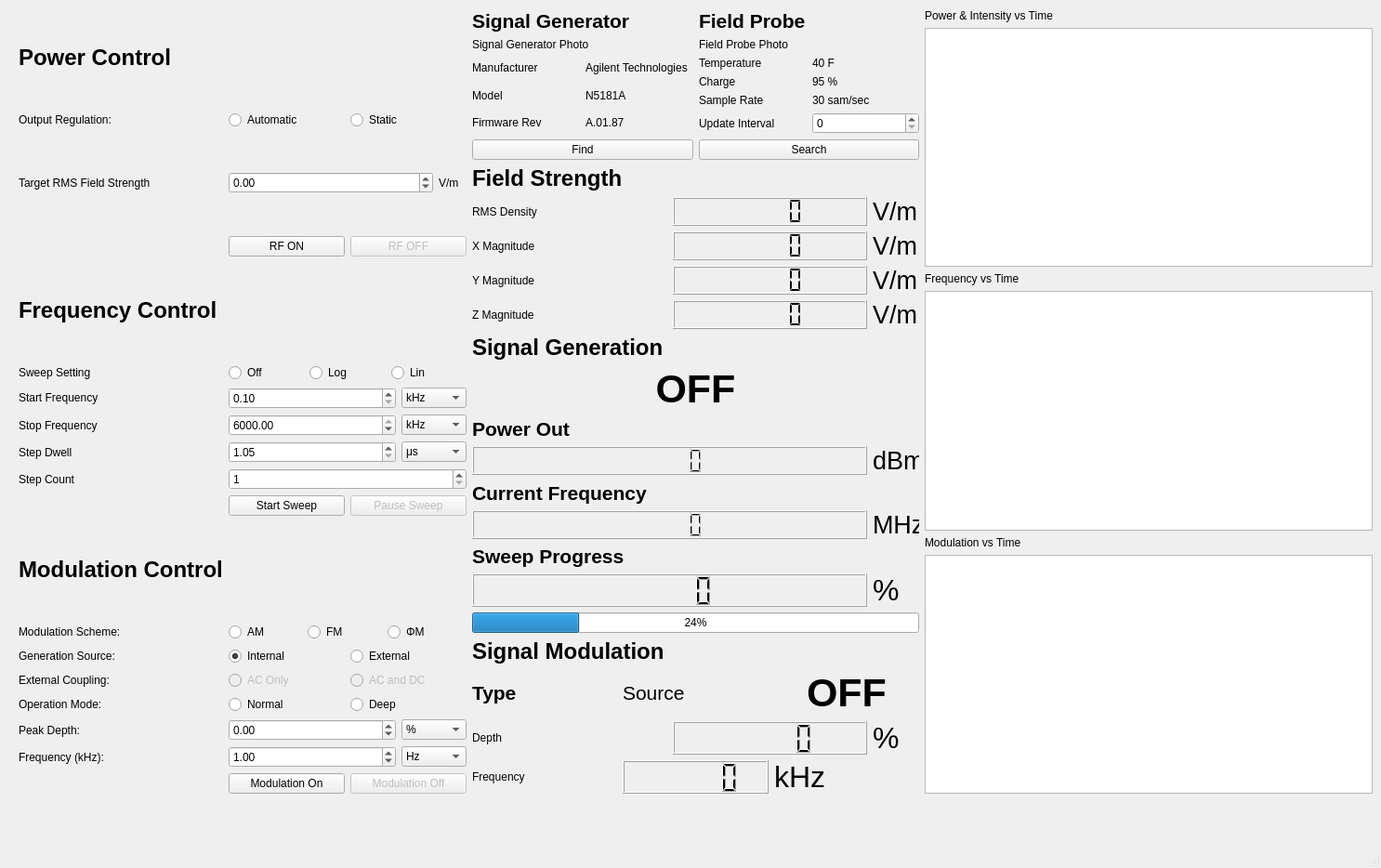
<?xml version="1.0" encoding="UTF-8"?>
<ui version="4.0">
 <class>MainWindow</class>
 <widget class="QMainWindow" name="MainWindow">
  <property name="geometry">
   <rect>
    <x>0</x>
    <y>0</y>
    <width>1486</width>
    <height>934</height>
   </rect>
  </property>
  <property name="windowTitle">
   <string>MainWindow</string>
  </property>
  <widget class="QWidget" name="centralwidget">
   <widget class="QWidget" name="gridLayoutWidget">
    <property name="geometry">
     <rect>
      <x>20</x>
      <y>10</y>
      <width>1457</width>
      <height>844</height>
     </rect>
    </property>
    <layout class="QHBoxLayout" name="horizontalLayout_main">
     <property name="leftMargin">
      <number>0</number>
     </property>
     <item>
      <layout class="QGridLayout" name="gridLayout_settings">
       <item row="18" column="0">
        <widget class="QLabel" name="label_modulationSettings">
         <property name="font">
          <font>
           <pointsize>18</pointsize>
           <weight>75</weight>
           <bold>true</bold>
          </font>
         </property>
         <property name="text">
          <string>Modulation Control</string>
         </property>
        </widget>
       </item>
       <item row="14" column="0">
        <widget class="QLabel" name="label_stepDwell">
         <property name="text">
          <string>Step Dwell</string>
         </property>
        </widget>
       </item>
       <item row="23" column="1">
        <layout class="QHBoxLayout" name="horizontalLayout_modulationModes">
         <item>
          <widget class="QRadioButton" name="radioButton_basicMode">
           <property name="text">
            <string>Normal</string>
           </property>
           <property name="checked">
            <bool>true</bool>
           </property>
          </widget>
         </item>
         <item>
          <widget class="QRadioButton" name="radioButton_deepHighMode">
           <property name="text">
            <string>Deep</string>
           </property>
          </widget>
         </item>
        </layout>
       </item>
       <item row="25" column="0">
        <widget class="QLabel" name="label_modFreq">
         <property name="text">
          <string>Frequency (kHz):</string>
         </property>
        </widget>
       </item>
       <item row="20" column="0">
        <widget class="QLabel" name="label_modulationScheme">
         <property name="text">
          <string>Modulation Scheme:</string>
         </property>
        </widget>
       </item>
       <item row="22" column="0">
        <widget class="QLabel" name="label_couplingTypeTitle">
         <property name="text">
          <string>External Coupling:</string>
         </property>
        </widget>
       </item>
       <item row="7" column="1">
        <layout class="QHBoxLayout" name="horizontalLayout">
         <item>
          <widget class="QPushButton" name="pushButton_rfOn">
           <property name="text">
            <string>RF ON</string>
           </property>
          </widget>
         </item>
         <item>
          <widget class="QPushButton" name="pushButton_rfOff">
           <property name="enabled">
            <bool>false</bool>
           </property>
           <property name="sizePolicy">
            <sizepolicy hsizetype="Preferred" vsizetype="Fixed">
             <horstretch>0</horstretch>
             <verstretch>0</verstretch>
            </sizepolicy>
           </property>
           <property name="minimumSize">
            <size>
             <width>0</width>
             <height>0</height>
            </size>
           </property>
           <property name="maximumSize">
            <size>
             <width>231</width>
             <height>16777215</height>
            </size>
           </property>
           <property name="text">
            <string>RF OFF</string>
           </property>
           <property name="checkable">
            <bool>false</bool>
           </property>
           <property name="checked">
            <bool>false</bool>
           </property>
           <property name="default">
            <bool>false</bool>
           </property>
           <property name="flat">
            <bool>false</bool>
           </property>
          </widget>
         </item>
        </layout>
       </item>
       <item row="15" column="0">
        <widget class="QLabel" name="label_stepCount">
         <property name="text">
          <string>Step Count</string>
         </property>
        </widget>
       </item>
       <item row="25" column="1">
        <layout class="QHBoxLayout" name="horizontalLayout_modFreq">
         <item>
          <widget class="QDoubleSpinBox" name="spinBox_modFreq">
           <property name="minimum">
            <double>0.100000000000000</double>
           </property>
           <property name="maximum">
            <double>5.000000000000000</double>
           </property>
           <property name="stepType">
            <enum>QAbstractSpinBox::AdaptiveDecimalStepType</enum>
           </property>
           <property name="value">
            <double>1.000000000000000</double>
           </property>
          </widget>
         </item>
         <item>
          <widget class="QComboBox" name="comboBox_modFreqUnit">
           <property name="maximumSize">
            <size>
             <width>70</width>
             <height>16777215</height>
            </size>
           </property>
           <item>
            <property name="text">
             <string>Hz</string>
            </property>
           </item>
           <item>
            <property name="text">
             <string>kHz</string>
            </property>
           </item>
           <item>
            <property name="text">
             <string>MHz</string>
            </property>
           </item>
          </widget>
         </item>
        </layout>
       </item>
       <item row="13" column="0">
        <widget class="QLabel" name="label_stopFreq">
         <property name="text">
          <string>Stop Frequency</string>
         </property>
        </widget>
       </item>
       <item row="20" column="1">
        <layout class="QHBoxLayout" name="horizontalLayout_modScheme">
         <property name="spacing">
          <number>0</number>
         </property>
         <item>
          <widget class="QRadioButton" name="radioButton_amState">
           <property name="text">
            <string>AM</string>
           </property>
           <property name="checked">
            <bool>true</bool>
           </property>
          </widget>
         </item>
         <item>
          <widget class="QRadioButton" name="radioButton_fmState">
           <property name="text">
            <string>FM</string>
           </property>
           <property name="checked">
            <bool>false</bool>
           </property>
          </widget>
         </item>
         <item>
          <widget class="QRadioButton" name="radioButton_pmState">
           <property name="text">
            <string>ΦM</string>
           </property>
           <property name="checkable">
            <bool>true</bool>
           </property>
           <property name="autoExclusive">
            <bool>false</bool>
           </property>
          </widget>
         </item>
        </layout>
       </item>
       <item row="21" column="0">
        <widget class="QLabel" name="label_modulationSource">
         <property name="text">
          <string>Generation Source:</string>
         </property>
        </widget>
       </item>
       <item row="16" column="1">
        <layout class="QHBoxLayout" name="horizontalLayout_2">
         <item>
          <widget class="QPushButton" name="pushButton_startSweep">
           <property name="text">
            <string>Start Sweep</string>
           </property>
          </widget>
         </item>
         <item>
          <widget class="QPushButton" name="pushButton_pauseSweep">
           <property name="enabled">
            <bool>false</bool>
           </property>
           <property name="text">
            <string>Pause Sweep</string>
           </property>
          </widget>
         </item>
        </layout>
       </item>
       <item row="5" column="1">
        <layout class="QHBoxLayout" name="horizontalLayout_powerOutControl">
         <item>
          <widget class="QRadioButton" name="radioButton_pidControl">
           <property name="text">
            <string>Automatic</string>
           </property>
           <property name="checked">
            <bool>true</bool>
           </property>
          </widget>
         </item>
         <item>
          <widget class="QRadioButton" name="radioButton_staticPower">
           <property name="text">
            <string>Static</string>
           </property>
          </widget>
         </item>
        </layout>
       </item>
       <item row="4" column="0">
        <widget class="QLabel" name="label_powerSettings">
         <property name="font">
          <font>
           <pointsize>18</pointsize>
           <weight>75</weight>
           <bold>true</bold>
          </font>
         </property>
         <property name="text">
          <string>Power Control</string>
         </property>
        </widget>
       </item>
       <item row="5" column="0">
        <widget class="QLabel" name="label_powerOutType">
         <property name="text">
          <string>Output Regulation:</string>
         </property>
        </widget>
       </item>
       <item row="24" column="1">
        <layout class="QHBoxLayout" name="horizontalLayout_depthDev">
         <item>
          <widget class="QDoubleSpinBox" name="spinBox_depthDev">
           <property name="minimum">
            <double>-99.000000000000000</double>
           </property>
           <property name="stepType">
            <enum>QAbstractSpinBox::AdaptiveDecimalStepType</enum>
           </property>
          </widget>
         </item>
         <item>
          <widget class="QComboBox" name="comboBox_depthDevUnit">
           <property name="maximumSize">
            <size>
             <width>70</width>
             <height>16777215</height>
            </size>
           </property>
           <item>
            <property name="text">
             <string>%</string>
            </property>
           </item>
           <item>
            <property name="text">
             <string>PiRad</string>
            </property>
           </item>
           <item>
            <property name="text">
             <string>Deg</string>
            </property>
           </item>
           <item>
            <property name="text">
             <string>dBm</string>
            </property>
           </item>
           <item>
            <property name="text">
             <string>Rad</string>
            </property>
           </item>
          </widget>
         </item>
        </layout>
       </item>
       <item row="11" column="1">
        <layout class="QHBoxLayout" name="horizontalLayout_sweepType">
         <item>
          <widget class="QRadioButton" name="radioButton_sweepOff">
           <property name="text">
            <string>Off</string>
           </property>
           <property name="checkable">
            <bool>true</bool>
           </property>
          </widget>
         </item>
         <item>
          <widget class="QRadioButton" name="radioButton_logSweep">
           <property name="text">
            <string>Log</string>
           </property>
           <property name="checkable">
            <bool>true</bool>
           </property>
           <property name="checked">
            <bool>true</bool>
           </property>
          </widget>
         </item>
         <item>
          <widget class="QRadioButton" name="radioButton_linSweep">
           <property name="text">
            <string>Lin</string>
           </property>
           <property name="checked">
            <bool>false</bool>
           </property>
          </widget>
         </item>
        </layout>
       </item>
       <item row="6" column="0">
        <widget class="QLabel" name="label_desiredFieldTitle">
         <property name="text">
          <string>Target RMS Field Strength</string>
         </property>
        </widget>
       </item>
       <item row="23" column="0">
        <widget class="QLabel" name="label_ampmMode">
         <property name="text">
          <string>Operation Mode:</string>
         </property>
        </widget>
       </item>
       <item row="13" column="1">
        <layout class="QHBoxLayout" name="horizontalLayout_stopFreq">
         <item>
          <widget class="QDoubleSpinBox" name="spinBox_stopFreq">
           <property name="minimum">
            <double>0.250000000000000</double>
           </property>
           <property name="maximum">
            <double>6000.000000000000000</double>
           </property>
           <property name="stepType">
            <enum>QAbstractSpinBox::AdaptiveDecimalStepType</enum>
           </property>
           <property name="value">
            <double>6000.000000000000000</double>
           </property>
          </widget>
         </item>
         <item>
          <widget class="QComboBox" name="comboBox_stopFreqUnit">
           <property name="sizePolicy">
            <sizepolicy hsizetype="MinimumExpanding" vsizetype="Fixed">
             <horstretch>0</horstretch>
             <verstretch>0</verstretch>
            </sizepolicy>
           </property>
           <property name="maximumSize">
            <size>
             <width>70</width>
             <height>16777215</height>
            </size>
           </property>
           <item>
            <property name="text">
             <string>kHz</string>
            </property>
           </item>
           <item>
            <property name="text">
             <string>MHz</string>
            </property>
           </item>
           <item>
            <property name="text">
             <string>GHz</string>
            </property>
           </item>
          </widget>
         </item>
        </layout>
       </item>
       <item row="6" column="1">
        <layout class="QHBoxLayout" name="horizontalLayout_targetField">
         <item>
          <widget class="QDoubleSpinBox" name="spinBox_targetStrength">
           <property name="minimum">
            <double>-110.000000000000000</double>
           </property>
           <property name="maximum">
            <double>20.000000000000000</double>
           </property>
           <property name="singleStep">
            <double>0.100000000000000</double>
           </property>
           <property name="stepType">
            <enum>QAbstractSpinBox::AdaptiveDecimalStepType</enum>
           </property>
          </widget>
         </item>
         <item>
          <widget class="QLabel" name="label_strengthUnit">
           <property name="maximumSize">
            <size>
             <width>30</width>
             <height>16777215</height>
            </size>
           </property>
           <property name="text">
            <string>V/m</string>
           </property>
          </widget>
         </item>
        </layout>
       </item>
       <item row="22" column="1">
        <layout class="QHBoxLayout" name="horizontalLayout_externalCoupling">
         <item>
          <widget class="QRadioButton" name="radioButton_acCoupling">
           <property name="enabled">
            <bool>false</bool>
           </property>
           <property name="text">
            <string>AC Only</string>
           </property>
          </widget>
         </item>
         <item>
          <widget class="QRadioButton" name="radioButton_acdcCoupling">
           <property name="enabled">
            <bool>false</bool>
           </property>
           <property name="text">
            <string>AC and DC</string>
           </property>
          </widget>
         </item>
        </layout>
       </item>
       <item row="10" column="0">
        <widget class="QLabel" name="label_freqSettings">
         <property name="font">
          <font>
           <pointsize>18</pointsize>
           <weight>75</weight>
           <bold>true</bold>
          </font>
         </property>
         <property name="text">
          <string>Frequency Control</string>
         </property>
        </widget>
       </item>
       <item row="11" column="0">
        <widget class="QLabel" name="label_sweepType">
         <property name="text">
          <string>Sweep Setting</string>
         </property>
        </widget>
       </item>
       <item row="21" column="1">
        <layout class="QHBoxLayout" name="horizontalLayout_modSignalSource">
         <item>
          <widget class="QRadioButton" name="radioButton_intSource">
           <property name="text">
            <string>Internal</string>
           </property>
           <property name="checked">
            <bool>true</bool>
           </property>
          </widget>
         </item>
         <item>
          <widget class="QRadioButton" name="radioButton_extSource">
           <property name="text">
            <string>External</string>
           </property>
          </widget>
         </item>
        </layout>
       </item>
       <item row="15" column="1">
        <widget class="QSpinBox" name="spinBox_stepCount">
         <property name="minimum">
          <number>1</number>
         </property>
         <property name="maximum">
          <number>100000</number>
         </property>
         <property name="singleStep">
          <number>10</number>
         </property>
         <property name="stepType">
          <enum>QAbstractSpinBox::AdaptiveDecimalStepType</enum>
         </property>
         <property name="value">
          <number>1</number>
         </property>
         <property name="displayIntegerBase">
          <number>10</number>
         </property>
        </widget>
       </item>
       <item row="12" column="1">
        <layout class="QHBoxLayout" name="horizontalLayout_startFreq">
         <item>
          <widget class="QDoubleSpinBox" name="spinBox_startFreq">
           <property name="minimum">
            <double>0.100000000000000</double>
           </property>
           <property name="maximum">
            <double>6000.000000000000000</double>
           </property>
           <property name="stepType">
            <enum>QAbstractSpinBox::AdaptiveDecimalStepType</enum>
           </property>
           <property name="value">
            <double>0.100000000000000</double>
           </property>
          </widget>
         </item>
         <item>
          <widget class="QComboBox" name="comboBox_startFreqUnit">
           <property name="sizePolicy">
            <sizepolicy hsizetype="MinimumExpanding" vsizetype="Fixed">
             <horstretch>0</horstretch>
             <verstretch>0</verstretch>
            </sizepolicy>
           </property>
           <property name="maximumSize">
            <size>
             <width>70</width>
             <height>16777215</height>
            </size>
           </property>
           <item>
            <property name="text">
             <string>kHz</string>
            </property>
           </item>
           <item>
            <property name="text">
             <string>MHz</string>
            </property>
           </item>
           <item>
            <property name="text">
             <string>GHz</string>
            </property>
           </item>
          </widget>
         </item>
        </layout>
       </item>
       <item row="14" column="1">
        <layout class="QHBoxLayout" name="horizontalLayout_stepDwell">
         <item>
          <widget class="QDoubleSpinBox" name="spinBox_dwell">
           <property name="minimum">
            <double>1.050000000000000</double>
           </property>
           <property name="maximum">
            <double>2000.000000000000000</double>
           </property>
           <property name="stepType">
            <enum>QAbstractSpinBox::AdaptiveDecimalStepType</enum>
           </property>
           <property name="value">
            <double>1.050000000000000</double>
           </property>
          </widget>
         </item>
         <item>
          <widget class="QComboBox" name="comboBox_dwellUnit">
           <property name="maximumSize">
            <size>
             <width>70</width>
             <height>16777215</height>
            </size>
           </property>
           <item>
            <property name="text">
             <string>μs</string>
            </property>
           </item>
           <item>
            <property name="text">
             <string>ms</string>
            </property>
           </item>
           <item>
            <property name="text">
             <string>sec</string>
            </property>
           </item>
          </widget>
         </item>
        </layout>
       </item>
       <item row="12" column="0">
        <widget class="QLabel" name="label_startFreq">
         <property name="maximumSize">
          <size>
           <width>16777215</width>
           <height>20</height>
          </size>
         </property>
         <property name="text">
          <string>Start Frequency</string>
         </property>
        </widget>
       </item>
       <item row="24" column="0">
        <widget class="QLabel" name="label_amDepthFPMDev">
         <property name="text">
          <string>Peak Depth:</string>
         </property>
        </widget>
       </item>
       <item row="26" column="1">
        <layout class="QHBoxLayout" name="horizontalLayout_3">
         <item>
          <widget class="QPushButton" name="pushButton_modulationOn">
           <property name="text">
            <string>Modulation On</string>
           </property>
          </widget>
         </item>
         <item>
          <widget class="QPushButton" name="pushButton_modulationOff">
           <property name="enabled">
            <bool>false</bool>
           </property>
           <property name="text">
            <string>Modulation Off</string>
           </property>
          </widget>
         </item>
        </layout>
       </item>
      </layout>
     </item>
     <item>
      <layout class="QVBoxLayout" name="verticalLayout_realTimeValues">
       <property name="sizeConstraint">
        <enum>QLayout::SetDefaultConstraint</enum>
       </property>
       <item>
        <layout class="QGridLayout" name="gridLayout">
         <item row="4" column="1">
          <layout class="QGridLayout" name="gridLayout_probeStats">
           <item row="1" column="0">
            <widget class="QLabel" name="label_chargeTitle">
             <property name="text">
              <string>Charge</string>
             </property>
            </widget>
           </item>
           <item row="0" column="1">
            <widget class="QLabel" name="label_temperature">
             <property name="text">
              <string>40 F</string>
             </property>
            </widget>
           </item>
           <item row="0" column="0">
            <widget class="QLabel" name="label_temperatureTitle">
             <property name="text">
              <string>Temperature</string>
             </property>
            </widget>
           </item>
           <item row="2" column="1">
            <widget class="QLabel" name="label_chargeLevel">
             <property name="text">
              <string>30 sam/sec</string>
             </property>
            </widget>
           </item>
           <item row="3" column="1">
            <widget class="QSpinBox" name="spinBox_probeUpdate"/>
           </item>
           <item row="2" column="0">
            <widget class="QLabel" name="label_2">
             <property name="text">
              <string>Sample Rate</string>
             </property>
            </widget>
           </item>
           <item row="3" column="0">
            <widget class="QLabel" name="label_probeUpdateInterval">
             <property name="text">
              <string>Update Interval</string>
             </property>
            </widget>
           </item>
           <item row="1" column="1">
            <widget class="QLabel" name="label_3">
             <property name="text">
              <string>95 %</string>
             </property>
            </widget>
           </item>
          </layout>
         </item>
         <item row="4" column="0">
          <layout class="QGridLayout" name="gridLayout_SigGenStats">
           <item row="0" column="1">
            <widget class="QLabel" name="label_sgMake">
             <property name="text">
              <string>Agilent Technologies</string>
             </property>
            </widget>
           </item>
           <item row="0" column="0">
            <widget class="QLabel" name="label_sgMakeTitle">
             <property name="text">
              <string>Manufacturer</string>
             </property>
            </widget>
           </item>
           <item row="1" column="0">
            <widget class="QLabel" name="label_sgModelTitle">
             <property name="text">
              <string>Model</string>
             </property>
            </widget>
           </item>
           <item row="2" column="0">
            <widget class="QLabel" name="label_sgFirmwareTitle">
             <property name="text">
              <string>Firmware Rev</string>
             </property>
            </widget>
           </item>
           <item row="1" column="1">
            <widget class="QLabel" name="label_sgModel">
             <property name="text">
              <string>N5181A</string>
             </property>
            </widget>
           </item>
           <item row="2" column="1">
            <widget class="QLabel" name="label_sgFirmware">
             <property name="text">
              <string>A.01.87</string>
             </property>
            </widget>
           </item>
          </layout>
         </item>
         <item row="5" column="1">
          <widget class="QPushButton" name="pushButton_detectFieldProbe">
           <property name="minimumSize">
            <size>
             <width>175</width>
             <height>0</height>
            </size>
           </property>
           <property name="text">
            <string>Search</string>
           </property>
          </widget>
         </item>
         <item row="0" column="1">
          <widget class="QLabel" name="label">
           <property name="font">
            <font>
             <pointsize>16</pointsize>
             <weight>75</weight>
             <bold>true</bold>
            </font>
           </property>
           <property name="text">
            <string>Field Probe</string>
           </property>
          </widget>
         </item>
         <item row="5" column="0">
          <widget class="QPushButton" name="pushButton_detectSigGen">
           <property name="minimumSize">
            <size>
             <width>175</width>
             <height>0</height>
            </size>
           </property>
           <property name="text">
            <string>Find</string>
           </property>
          </widget>
         </item>
         <item row="0" column="0">
          <widget class="QLabel" name="label_deviceSettings">
           <property name="font">
            <font>
             <pointsize>16</pointsize>
             <weight>75</weight>
             <bold>true</bold>
            </font>
           </property>
           <property name="text">
            <string>Signal Generator</string>
           </property>
          </widget>
         </item>
         <item row="2" column="0">
          <widget class="QLabel" name="label_sigGen">
           <property name="text">
            <string>Signal Generator Photo</string>
           </property>
          </widget>
         </item>
         <item row="2" column="1">
          <widget class="QLabel" name="label_fieldProbe">
           <property name="text">
            <string>Field Probe Photo</string>
           </property>
          </widget>
         </item>
        </layout>
       </item>
       <item>
        <widget class="QLabel" name="label_probeReadingsBlock">
         <property name="font">
          <font>
           <pointsize>18</pointsize>
           <weight>75</weight>
           <bold>true</bold>
          </font>
         </property>
         <property name="text">
          <string>Field Strength</string>
         </property>
        </widget>
       </item>
       <item>
        <layout class="QHBoxLayout" name="horizontalLayout_avgStrength">
         <item>
          <widget class="QLabel" name="label_avgStrength">
           <property name="text">
            <string>RMS Density</string>
           </property>
          </widget>
         </item>
         <item>
          <widget class="QLCDNumber" name="lcdNumber_avgStrength">
           <property name="smallDecimalPoint">
            <bool>false</bool>
           </property>
           <property name="digitCount">
            <number>5</number>
           </property>
           <property name="segmentStyle">
            <enum>QLCDNumber::Flat</enum>
           </property>
           <property name="value" stdset="0">
            <double>0.000000000000000</double>
           </property>
           <property name="intValue" stdset="0">
            <number>0</number>
           </property>
          </widget>
         </item>
         <item>
          <widget class="QLabel" name="label_svgStrengthUnit">
           <property name="maximumSize">
            <size>
             <width>50</width>
             <height>16777215</height>
            </size>
           </property>
           <property name="font">
            <font>
             <pointsize>20</pointsize>
            </font>
           </property>
           <property name="text">
            <string>V/m</string>
           </property>
          </widget>
         </item>
        </layout>
       </item>
       <item>
        <layout class="QHBoxLayout" name="horizontalLayout_xMag">
         <item>
          <widget class="QLabel" name="label_xMag">
           <property name="text">
            <string>X Magnitude</string>
           </property>
          </widget>
         </item>
         <item>
          <widget class="QLCDNumber" name="lcdNumber_xMag">
           <property name="font">
            <font>
             <weight>50</weight>
             <bold>false</bold>
            </font>
           </property>
           <property name="smallDecimalPoint">
            <bool>false</bool>
           </property>
           <property name="digitCount">
            <number>5</number>
           </property>
           <property name="segmentStyle">
            <enum>QLCDNumber::Flat</enum>
           </property>
          </widget>
         </item>
         <item>
          <widget class="QLabel" name="label_xMagUnit">
           <property name="maximumSize">
            <size>
             <width>50</width>
             <height>16777215</height>
            </size>
           </property>
           <property name="font">
            <font>
             <pointsize>20</pointsize>
            </font>
           </property>
           <property name="text">
            <string>V/m</string>
           </property>
          </widget>
         </item>
        </layout>
       </item>
       <item>
        <layout class="QHBoxLayout" name="horizontalLayout_yMag">
         <item>
          <widget class="QLabel" name="label_yMag">
           <property name="text">
            <string>Y Magnitude</string>
           </property>
          </widget>
         </item>
         <item>
          <widget class="QLCDNumber" name="lcdNumber_yMag">
           <property name="segmentStyle">
            <enum>QLCDNumber::Flat</enum>
           </property>
          </widget>
         </item>
         <item>
          <widget class="QLabel" name="label_yMagUnit">
           <property name="maximumSize">
            <size>
             <width>50</width>
             <height>16777215</height>
            </size>
           </property>
           <property name="font">
            <font>
             <pointsize>20</pointsize>
            </font>
           </property>
           <property name="text">
            <string>V/m</string>
           </property>
          </widget>
         </item>
        </layout>
       </item>
       <item>
        <layout class="QHBoxLayout" name="horizontalLayout_zMag">
         <item>
          <widget class="QLabel" name="label_zMag">
           <property name="text">
            <string>Z Magnitude</string>
           </property>
          </widget>
         </item>
         <item>
          <widget class="QLCDNumber" name="lcdNumber_zMag">
           <property name="smallDecimalPoint">
            <bool>false</bool>
           </property>
           <property name="segmentStyle">
            <enum>QLCDNumber::Flat</enum>
           </property>
          </widget>
         </item>
         <item>
          <widget class="QLabel" name="label_zMagUnit">
           <property name="maximumSize">
            <size>
             <width>50</width>
             <height>16777215</height>
            </size>
           </property>
           <property name="font">
            <font>
             <pointsize>20</pointsize>
            </font>
           </property>
           <property name="text">
            <string>V/m</string>
           </property>
          </widget>
         </item>
        </layout>
       </item>
       <item>
        <widget class="QLabel" name="label_signalBlock">
         <property name="font">
          <font>
           <pointsize>18</pointsize>
           <weight>75</weight>
           <bold>true</bold>
          </font>
         </property>
         <property name="text">
          <string>Signal Generation</string>
         </property>
        </widget>
       </item>
       <item>
        <widget class="QLabel" name="label_rfOutState">
         <property name="font">
          <font>
           <pointsize>32</pointsize>
           <weight>75</weight>
           <bold>true</bold>
          </font>
         </property>
         <property name="text">
          <string>OFF</string>
         </property>
         <property name="alignment">
          <set>Qt::AlignCenter</set>
         </property>
        </widget>
       </item>
       <item>
        <widget class="QLabel" name="label_powerBlock">
         <property name="font">
          <font>
           <pointsize>16</pointsize>
           <weight>75</weight>
           <bold>true</bold>
          </font>
         </property>
         <property name="text">
          <string>Power Out</string>
         </property>
        </widget>
       </item>
       <item>
        <layout class="QHBoxLayout" name="horizontalLayout_powerOut">
         <item>
          <widget class="QLCDNumber" name="lcdNumber_powerOut">
           <property name="smallDecimalPoint">
            <bool>false</bool>
           </property>
           <property name="digitCount">
            <number>5</number>
           </property>
           <property name="value" stdset="0">
            <double>0.000000000000000</double>
           </property>
           <property name="intValue" stdset="0">
            <number>0</number>
           </property>
          </widget>
         </item>
         <item>
          <widget class="QLabel" name="label_powOutUnit">
           <property name="maximumSize">
            <size>
             <width>50</width>
             <height>16777215</height>
            </size>
           </property>
           <property name="font">
            <font>
             <pointsize>20</pointsize>
            </font>
           </property>
           <property name="text">
            <string>dBm</string>
           </property>
          </widget>
         </item>
        </layout>
       </item>
       <item>
        <widget class="QLabel" name="label_frequencyBlock">
         <property name="font">
          <font>
           <pointsize>16</pointsize>
           <weight>75</weight>
           <bold>true</bold>
          </font>
         </property>
         <property name="text">
          <string>Current Frequency</string>
         </property>
        </widget>
       </item>
       <item>
        <layout class="QHBoxLayout" name="horizontalLayout_frequencyOut">
         <item>
          <widget class="QLCDNumber" name="lcdNumber_freqOut">
           <property name="sizePolicy">
            <sizepolicy hsizetype="Minimum" vsizetype="Minimum">
             <horstretch>0</horstretch>
             <verstretch>0</verstretch>
            </sizepolicy>
           </property>
           <property name="maximumSize">
            <size>
             <width>16777215</width>
             <height>16777215</height>
            </size>
           </property>
          </widget>
         </item>
         <item>
          <widget class="QLabel" name="label_freqOutUnit">
           <property name="maximumSize">
            <size>
             <width>50</width>
             <height>16777215</height>
            </size>
           </property>
           <property name="font">
            <font>
             <pointsize>20</pointsize>
            </font>
           </property>
           <property name="text">
            <string>MHz</string>
           </property>
          </widget>
         </item>
        </layout>
       </item>
       <item>
        <widget class="QLabel" name="label_sweepStatus">
         <property name="font">
          <font>
           <pointsize>16</pointsize>
           <weight>75</weight>
           <bold>true</bold>
          </font>
         </property>
         <property name="text">
          <string>Sweep Progress</string>
         </property>
        </widget>
       </item>
       <item>
        <layout class="QHBoxLayout" name="horizontalLayout_sweepProgress">
         <item>
          <widget class="QLCDNumber" name="lcdNumber_sweepProgress"/>
         </item>
         <item>
          <widget class="QLabel" name="label_progUnit">
           <property name="maximumSize">
            <size>
             <width>50</width>
             <height>16777215</height>
            </size>
           </property>
           <property name="font">
            <font>
             <pointsize>24</pointsize>
            </font>
           </property>
           <property name="text">
            <string>%</string>
           </property>
          </widget>
         </item>
        </layout>
       </item>
       <item>
        <widget class="QProgressBar" name="progressBar_freqSweep">
         <property name="maximumSize">
          <size>
           <width>1000</width>
           <height>16777215</height>
          </size>
         </property>
         <property name="value">
          <number>24</number>
         </property>
        </widget>
       </item>
       <item>
        <widget class="QLabel" name="label_modulationBlock">
         <property name="font">
          <font>
           <pointsize>18</pointsize>
           <weight>75</weight>
           <bold>true</bold>
          </font>
         </property>
         <property name="text">
          <string>Signal Modulation</string>
         </property>
        </widget>
       </item>
       <item>
        <layout class="QHBoxLayout" name="horizontalLayout_4">
         <item>
          <widget class="QLabel" name="label_modulationType">
           <property name="font">
            <font>
             <pointsize>16</pointsize>
             <weight>75</weight>
             <bold>true</bold>
            </font>
           </property>
           <property name="text">
            <string>Type</string>
           </property>
          </widget>
         </item>
         <item>
          <widget class="QLabel" name="label_modulationCoupling">
           <property name="font">
            <font>
             <pointsize>16</pointsize>
            </font>
           </property>
           <property name="text">
            <string>Source</string>
           </property>
          </widget>
         </item>
         <item>
          <widget class="QLabel" name="label_modulationState">
           <property name="font">
            <font>
             <pointsize>32</pointsize>
             <weight>75</weight>
             <bold>true</bold>
            </font>
           </property>
           <property name="text">
            <string>OFF</string>
           </property>
           <property name="alignment">
            <set>Qt::AlignCenter</set>
           </property>
          </widget>
         </item>
        </layout>
       </item>
       <item>
        <layout class="QHBoxLayout" name="horizontalLayout_5">
         <item>
          <widget class="QLabel" name="label_modulationVariable">
           <property name="text">
            <string>Depth</string>
           </property>
          </widget>
         </item>
         <item>
          <widget class="QLCDNumber" name="lcdNumber_modValueOut"/>
         </item>
         <item>
          <widget class="QLabel" name="label_modUnit">
           <property name="maximumSize">
            <size>
             <width>50</width>
             <height>16777215</height>
            </size>
           </property>
           <property name="font">
            <font>
             <pointsize>24</pointsize>
            </font>
           </property>
           <property name="text">
            <string>%</string>
           </property>
          </widget>
         </item>
        </layout>
       </item>
       <item>
        <layout class="QHBoxLayout" name="horizontalLayout_modulationOut">
         <item>
          <widget class="QLabel" name="label_4">
           <property name="text">
            <string>Frequency</string>
           </property>
          </widget>
         </item>
         <item>
          <widget class="QLCDNumber" name="lcdNumber_modFrequency"/>
         </item>
         <item>
          <widget class="QLabel" name="label_modFreqUnit">
           <property name="font">
            <font>
             <pointsize>24</pointsize>
            </font>
           </property>
           <property name="text">
            <string>kHz</string>
           </property>
          </widget>
         </item>
        </layout>
       </item>
      </layout>
     </item>
     <item>
      <layout class="QGridLayout" name="gridLayout_plots">
       <item row="2" column="0">
        <widget class="QLabel" name="label_sweepPlotTitle">
         <property name="text">
          <string>Frequency vs Time</string>
         </property>
        </widget>
       </item>
       <item row="1" column="0">
        <widget class="QGraphicsView" name="graphicsView_powerAndField">
         <property name="minimumSize">
          <size>
           <width>400</width>
           <height>0</height>
          </size>
         </property>
        </widget>
       </item>
       <item row="7" column="0">
        <widget class="QLabel" name="label_modPlotTitle">
         <property name="text">
          <string>Modulation vs Time</string>
         </property>
        </widget>
       </item>
       <item row="6" column="0">
        <widget class="QGraphicsView" name="graphicsView_frequencySweep"/>
       </item>
       <item row="8" column="0">
        <widget class="QGraphicsView" name="graphicsView_modulation"/>
       </item>
       <item row="0" column="0">
        <widget class="QLabel" name="label_powerPlotTitle">
         <property name="text">
          <string>Power &amp; Intensity vs Time</string>
         </property>
        </widget>
       </item>
      </layout>
     </item>
    </layout>
   </widget>
  </widget>
  <widget class="QMenuBar" name="menubar">
   <property name="geometry">
    <rect>
     <x>0</x>
     <y>0</y>
     <width>1486</width>
     <height>37</height>
    </rect>
   </property>
  </widget>
  <widget class="QStatusBar" name="statusbar"/>
 </widget>
 <resources/>
 <connections/>
</ui>
